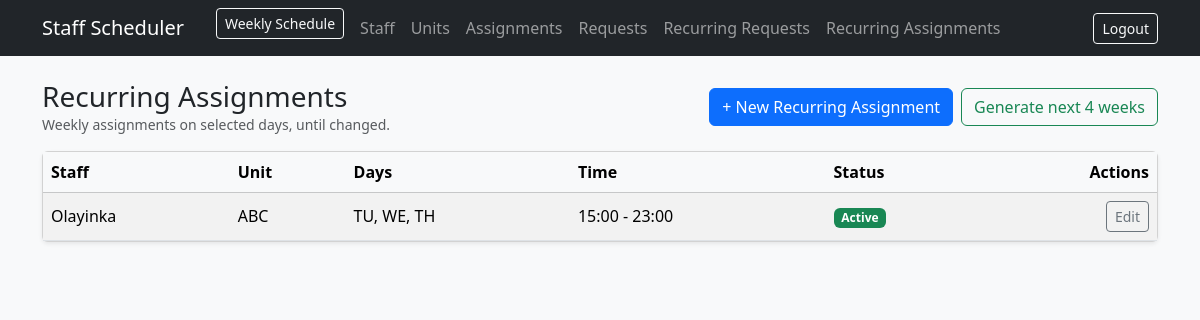
Page /recurring-assignments/ (signed in) on the earlier database version.
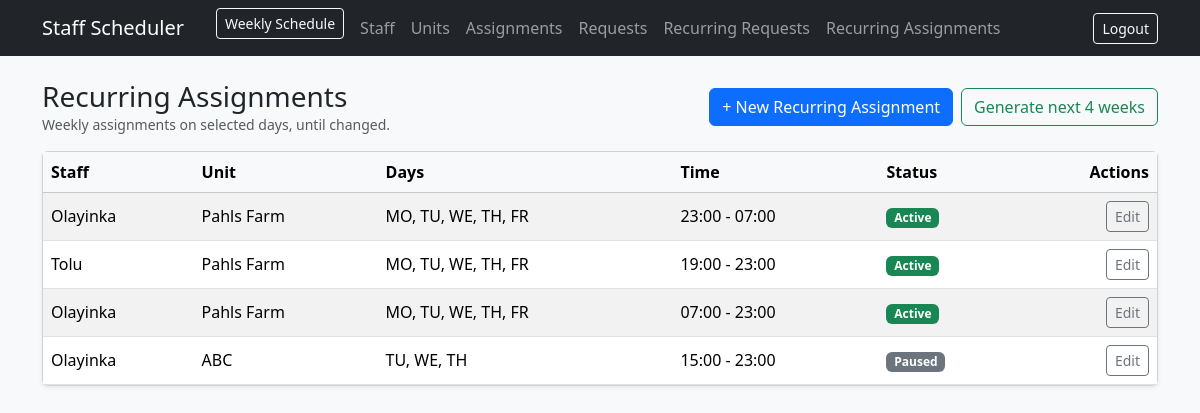
Same page on the later database version.
### app/models.py (models this page shows)
class RecurringAssignment(db.Model):
    __tablename__ = "recurring_assignments"
    id = db.Column(db.Integer, primary_key=True)
    staff_id = db.Column(db.Integer, db.ForeignKey("staff.id"), nullable=False)
    staff = db.relationship("Staff", backref="recurring_assignments")
    unit_id = db.Column(db.Integer, db.ForeignKey("units.id"), nullable=False)
    unit = db.relationship("Unit", backref="recurring_assignments")
    start_time = db.Column(db.String(5), nullable=False)  # "HH:MM"
    end_time = db.Column(db.String(5), nullable=False)    # "HH:MM"
    days_mask = db.Column(db.Integer, nullable=False, default=0)
    start_date = db.Column(db.Date, nullable=False, default=date.today)
    end_date = db.Column(db.Date, nullable=True)  # NULL => until changed
    is_active = db.Column(db.Boolean, default=True, nullable=False)
    notes = db.Column(db.Text, nullable=True)
    created_by_admin_id = db.Column(db.Integer, db.ForeignKey("admins.id"), nullable=False)
    created_at = db.Column(db.DateTime, default=datetime.utcnow, nullable=False)

class Staff(db.Model):
    __tablename__ = "staff"
    id = db.Column(db.Integer, primary_key=True)
    full_name = db.Column(db.String(120), nullable=False, index=True)
    gender = db.Column(db.String(10), nullable=False)
    phone = db.Column(db.String(40), nullable=True)
    is_active = db.Column(db.Boolean, default=True, nullable=False)
    created_at = db.Column(db.DateTime, default=datetime.utcnow, nullable=False)

class Unit(db.Model):
    __tablename__ = "units"
    id = db.Column(db.Integer, primary_key=True)
    unit_name = db.Column(db.String(140), nullable=False, index=True)
    address = db.Column(db.String(220), nullable=True)
    is_active = db.Column(db.Boolean, default=True, nullable=False)
    created_at = db.Column(db.DateTime, default=datetime.utcnow, nullable=False)

### app/recurring_assignments/routes.py (the view)
@recurring_assignments_bp.route("/", methods=["GET"])
@login_required
def list_ra():
    ras = RecurringAssignment.query.order_by(RecurringAssignment.created_at.desc()).all()
    return render_template(
        "recurring_assignments/list.html",
        ras=ras,
        codes_from_mask=codes_from_mask,
    )

### app/recurring_assignments/routes.py (called while the page is built)
def codes_from_mask(mask: int):
    return [c for c, bit in DAY_BITS.items() if (mask & bit)]

### app/templates/recurring_assignments/list.html (shortened to what this page needs)
{% extends "base.html" %}
{% block content %}
<div class="d-flex align-items-center justify-content-between mb-3">
  <div>
    <h3 class="mb-0">Recurring Assignments</h3>
    <div class="text-muted small">Weekly assignments on selected days, until changed.</div>
  </div>
  <div class="d-flex gap-2">
    <a class="btn btn-primary" href="/recurring-assignments/new">+ New Recurring Assignment</a>
    <form method="post" action="/recurring-assignments/generate">
      <button class="btn btn-outline-success">Generate next 4 weeks</button>
    </form>
  </div>
</div>
<div class="card shadow-sm">
  <div class="table-responsive">
    <table class="table table-striped mb-0 align-middle">
      <thead class="table-light">
        <tr>
          <th>Staff</th>
          <th>Unit</th>
          <th>Days</th>
          <th>Time</th>
          <th>Status</th>
          <th class="text-end">Actions</th>
        </tr>
      </thead>
      <tbody>
        {% for ra in ras %}
        <tr>
          <td>{{ ra.staff.full_name }}</td>
          <td>{{ ra.unit.unit_name }}</td>
          <td>{{ codes_from_mask(ra.days_mask)|join(", ") }}</td>
          <td>{{ ra.start_time }} - {{ ra.end_time }}</td>
          <td>
            {% if ra.is_active %}
              <span class="badge bg-success">Active</span>
            {% else %}
              <span class="badge bg-secondary">Paused</span>
            {% endif %}
          </td>
          <td class="text-end">
            <a class="btn btn-sm btn-outline-secondary" href="/recurring-assignments/{{ ra.id }}/edit">Edit</a>
          </td>
        </tr>
        {% endfor %}
      </tbody>
    </table>
  </div>
</div>
{% endblock %}

Differences in the rows shown:
added RecurringAssignment: staff.full_name "Olayinka", unit.unit_name "Pahls Farm", days_mask "MO, TU, WE, TH, FR", start_time "23:00", end_time "07:00", is_active "Active"
added RecurringAssignment: staff.full_name "Tolu", unit.unit_name "Pahls Farm", days_mask "MO, TU, WE, TH, FR", start_time "19:00", end_time "23:00", is_active "Active"
added RecurringAssignment: staff.full_name "Olayinka", unit.unit_name "Pahls Farm", days_mask "MO, TU, WE, TH, FR", start_time "07:00", end_time "23:00", is_active "Active"
changed RecurringAssignment "TU, WE, TH": is_active "Active" → "Paused"
